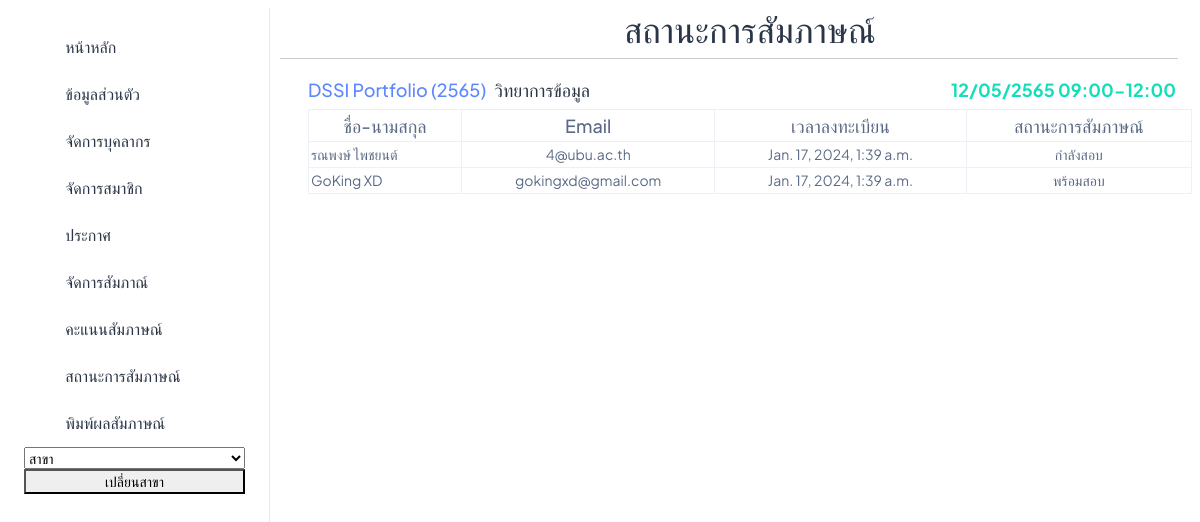
/Manager_Status/6, run on an earlier commit of the app's database.
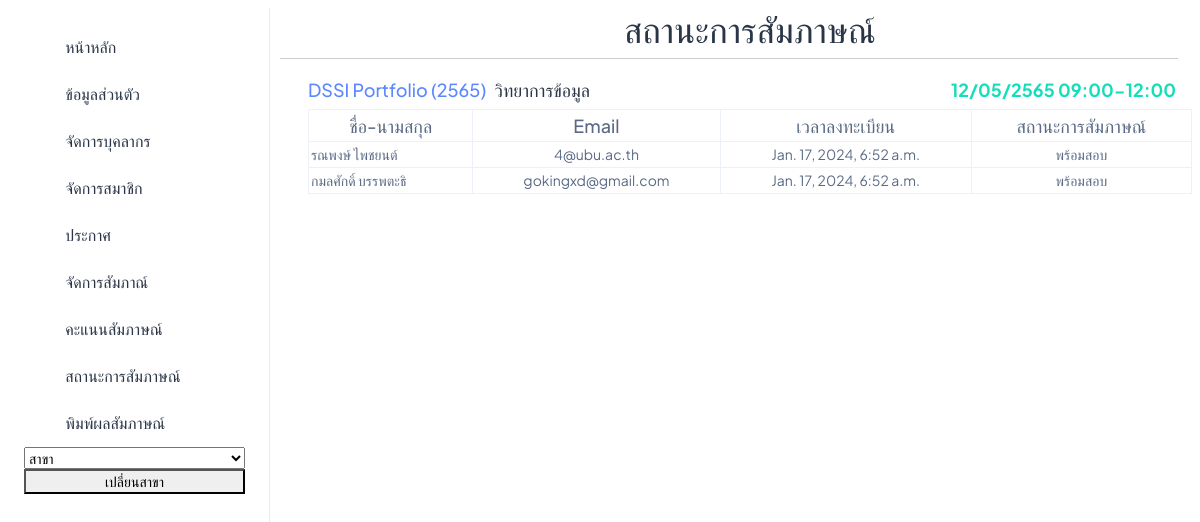
And on a later commit of the database.
### interview/models.py (models this page shows, shortened)
class Round(models.Model):
    major = models.ForeignKey(Major, on_delete=models.CASCADE)
    academic_year = models.CharField(max_length=20)
    round_name = models.CharField(max_length=20)
    manager = models.ForeignKey(User, on_delete=models.CASCADE)
    users = models.ManyToManyField(User, related_name='rounds_participated', blank=True)
    TemporaryUser = models.ManyToManyField(TemporaryUser,related_name='rounds_participated', blank=True)
    documents = models.CharField(max_length=200, null=True,blank=True)
    active = models.BooleanField(default=False,null=True,blank=True)
    interview_time = models.CharField(max_length=50, null=True, blank=True)

class Major(models.Model):
    major = models.CharField(max_length=100)
    faculty = models.ForeignKey(Faculty, on_delete=models.CASCADE)
    default_manager = models.ManyToManyField(User, blank=True,related_name='manager')
    users = models.ManyToManyField(User,blank=True)
    TemporaryUser = models.ManyToManyField(TemporaryUser , blank=True)
    def __str__(self) -> str:
        return f"{self.major}"

class InterviewStatus(models.Model):
    user = models.ForeignKey(User, on_delete=models.CASCADE, related_name='interview_status')
    status = models.CharField(max_length=100)
    round = models.ForeignKey(Round, on_delete=models.CASCADE)
    reg_at = models.DateTimeField(auto_now_add=True,blank=True ,null= True)

class User(AbstractBaseUser, PermissionsMixin):
    email = models.EmailField(unique=True)
    username = models.CharField(max_length=30, unique=True)
    first_name = models.CharField(max_length=100)
    last_name = models.CharField(max_length=100)
    gender = models.CharField(max_length=20)
    address = models.CharField(max_length=400)
    postcode = models.CharField(max_length=20)
    phone_number = models.CharField(max_length=10)
    citizen_id = models.CharField(max_length=13,unique=True,blank=True,null=True)
    birth_date = models.DateField(blank=True,null=True)
    date_joined = models.DateTimeField(default=timezone.now)
    is_active = models.BooleanField(default=True)
    is_staff = models.BooleanField(default=False)
    objects = CustomUserManager()
    USERNAME_FIELD = 'username'
    EMAIL_FIELD = 'email'
    REQUIRED_FIELDS = ['email']

### interview/views.py (the view)
# urls.py: path('Manager_Status/<int:id>',Manager_StatusRound,name='Manager_StatusRound'),
def Manager_StatusRound(request,id):
    round = Round.objects.get(id=id)
    UserInRound = InterviewStatus.objects.filter(round=round).order_by("reg_at")
    context = {
        "Users" : UserInRound,
        "round" : round,
    }
    return render(request, "manager/Manager_StatusRound.html", context)

### interview/templates/manager/Manager_StatusRound.html
{% extends 'manager/base/n_base.html' %}
{% block topic %}
<h1 class="text-3xl text-gray-100 mt-2 text-center">สถานะการสัมภาษณ์</h1>
{% endblock %}
{% block content %}
<div class="pt-14 px-2">
    <div class="d-flex justify-content-between">
        <div class="d-flex">
            <h4 class="fs-5 text-primary mt-auto">{{ round.round_name }} ({{ round.academic_year }})</h4>
            <h4 class="fs-5 text-dark ms-2 mt-auto">{{ round.major }}</h4>
        </div>
        <div>
            <h4 class="fs-5 fw-bolder text-success mt-auto me-3">{{ round.interview_time }}</h4>
        </div>
    </div>
        <table class="table table-bordered table-hover">
            <thead class="thead-dark">
                <tr>
                    <th class="text-center fs-5 fw-medium">ชื่อ-นามสกุล</th>
                    <th class="text-center fs-5 fw-medium">Email</th>
                    <th class="text-center fs-5 fw-medium">เวลาลงทะเบียน</th>
                    <th class="text-center fs-5 fw-medium">สถานะการสัมภาษณ์</th>
                </tr>
            </thead>
            <tbody>
                {% for user in Users %}
                <tr class="text-center">
                    <td class="text-start">{{ user.user.first_name }} {{ user.user.last_name }}</td>
                    <td>{{ user.user.email }}</td>
                    <td>{{ user.reg_at }}</td>
                    <td>{{ user.status }}</td>
                </tr>
                {% endfor %}
            </tbody>
        </table>
    </div>
{% endblock %}

### interview/templates/manager/base/n_base.html (shortened to what this page needs)
<!DOCTYPE html>
<html lang="en">
    <head>
        {% load static %}
        <link rel="stylesheet" href="{% static 'css/styles.min.css' %}" />
      </head>
    <body>
        {% include 'manager/base/n_sidebar.html' %}
        <div style="padding-left: 300px;">
            {% block topic %}
            {% endblock %}
            <h1 class="full-width-underline"></h1>
            {% block content %}
            {% endblock %}
        </div>
    </body>
</html>

### interview/templates/manager/base/n_sidebar.html (shortened to what this page needs)
<!DOCTYPE html>
<html lang="en">
    <head>
        {% load static %}
        <link rel="stylesheet" href="{% static 'css/styles.min.css' %}" />
      </head>
<body>
<aside class="left-sidebar position-fixed">
      <nav class="sidebar-nav scroll-sidebar" data-simplebar="">
        <ul id="sidebarnav">
          <li class="sidebar-item mt-3">
            <a class="sidebar-link" href="{% url 'Manager_page' id=user.id %}" aria-expanded="false">
              <span>
                <i class="ti ti-home"></i>
              </span>
              <span class="hide-menu fs-4">หน้าหลัก</span>
            </a>
          </li>
          <li class="sidebar-item">
            <a class="sidebar-link" href="{% url 'manage_profile'%}" aria-expanded="false">
              <span>
                <i class="ti ti-user-circle"></i>
              </span>
              <span class="hide-menu fs-4">ข้อมูลส่วนตัว</span>
            </a>
          </li>
          <li class="sidebar-item">
            <a class="sidebar-link" href="{% url 'Manage_personnel'%}" aria-expanded="false">
              <span>
                <i class="ti ti-book"></i>
              </span>
              <span class="hide-menu fs-4">จัดการบุคลากร</span>
            </a>
          </li>
          <li class="sidebar-item">
            <a class="sidebar-link" href="{% url 'Manage_User'%}" aria-expanded="false">
              <span>
                <i class="ti ti-book"></i>
              </span>
              <span class="hide-menu fs-4">จัดการสมาชิก</span>
            </a>
          </li>
          <li class="sidebar-item">
            <a class="sidebar-link" href="{% url 'Manager_Announcement'%}" aria-expanded="false">
              <span>
                <i class="ti ti-book"></i>
              </span>
              <span class="hide-menu fs-4">ประกาศ</span>
            </a>
          </li>
          <li class="sidebar-item">
            <a class="sidebar-link" href="{% url 'Manager_interview'%}" aria-expanded="false">
              <span>
                <i class="ti ti-book"></i>
              </span>
              <span class="hide-menu fs-4">จัดการสัมภาณ์</span>
            </a>
          </li>
          <li class="sidebar-item">
            <a class="sidebar-link" href="{% url 'Manager_Score'%}" aria-expanded="false">
              <span>
                <i class="ti ti-book"></i>
              </span>
              <span class="hide-menu fs-4">คะแนนสัมภาษณ์</span>
            </a>
          </li>
          <li class="sidebar-item">
            <a class="sidebar-link" href="{% url 'Manager_Status'%}" aria-expanded="false">
              <span>
                <i class="ti ti-book"></i>
              </span>
              <span class="hide-menu fs-4">สถานะการสัมภาษณ์</span>
            </a>
          </li>
          <li class="sidebar-item">
            <a class="sidebar-link" href="{% url 'Manager_Print_Interview'%}" aria-expanded="false">
              <span>
                <i class="ti ti-alien"></i>
              </span>
              <span class="hide-menu fs-4">พิมพ์ผลสัมภาษณ์</span>
            </a>
          </li>
          <form action="{% url 'chang_major' %}" method="post" >
            <div class="faculty_major">
                <select name="major" id="id_faculty_selection" style="width: 100%;">
                    <option value="">สาขา</option>
                </select>
                <button type="submit" style="width: 100%;">เปลี่ยนสาขา</button>
            </div>
        </form>
        </ul>
      </nav>
  </aside>
</body>
</html>

What changed in the data, as far as the page shows it:
changed InterviewStatus "รณพงษ์": reg_at "Jan. 17, 2024, 1:39 a.m." → "Jan. 17, 2024, 6:52 a.m."; status "กำลังสอบ" → "พร้อมสอบ"
changed InterviewStatus "gokingxd@gmail.com": user.first_name "GoKing" → "กมลศักดิ์"; user.last_name "XD" → "บรรพตะธิ"; reg_at "Jan. 17, 2024, 1:39 a.m." → "Jan. 17, 2024, 6:52 a.m."
